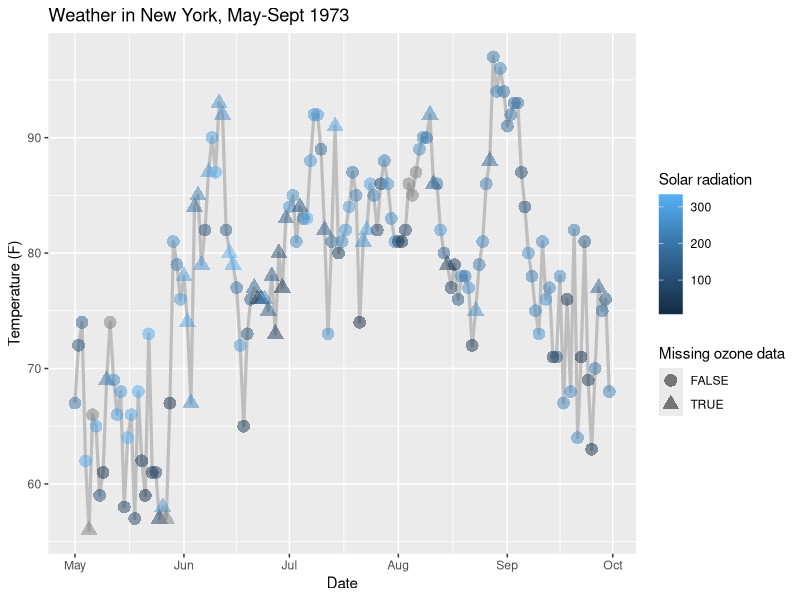

Recreate this plot in R.
library(dplyr)
library(ggplot2)
library(lubridate)

#Continuing Quiz 6, we will use the built-in airquality dataset. 
#1. Use dplyr to calculate the number of ozone observation per month.  What month has the fewest ozone observation? 
# A tibble: 5 ? 3
#      Month     N NOzoneComplete
#<int> <int>          <int>
# ....
#4     8    31             26
#5     9    30             29

#2. Use dplyr and lubridate to create the data set below -- you will need it for task 3. 
#Ozone Solar.R Wind Temp Month Day missingOz      time
#1      41     190  7.4   67     5   1     FALSE 1973-05-01
#2      36     118  8.0   72     5   2     FALSE 1973-05-02
#3      12     149 12.6   74     5   3     FALSE 1973-05-03
#4      18     313 11.5   62     5   4     FALSE 1973-05-04


#3. Use ggplot and the data set you created in 2 to create a time series of temperature,
# colored by solar radiation level and using markers that indicate if the ozone data is missing. 


#time=Day+Month*30, 
aq<-mutate(airquality, 
           missingOz=is.na(Ozone), 
           time2=mdy(paste(Month,Day,1973, sep="-")))

# in which month is Ozone information most often missing?
aq2<-group_by(aq, Month)
aq3<-summarise(aq2, 
               N=length(Ozone), 
               NOzoneComplete=N-sum(missingOz))

ggplot(aq, aes(x=time2, y=Temp, g=Solar.R )) +   
  geom_line(size=1.1, color="gray") +   
  geom_point(alpha=0.5, size=4, aes(color=Solar.R, shape = factor(missingOz)))+
  xlab("Date")+ 
  ylab("Temperature (F)") +  
  ggtitle("Weather in New York, May-Sept 1973") +
labs(colour="Solar radiation", shape="Missing ozone data")
